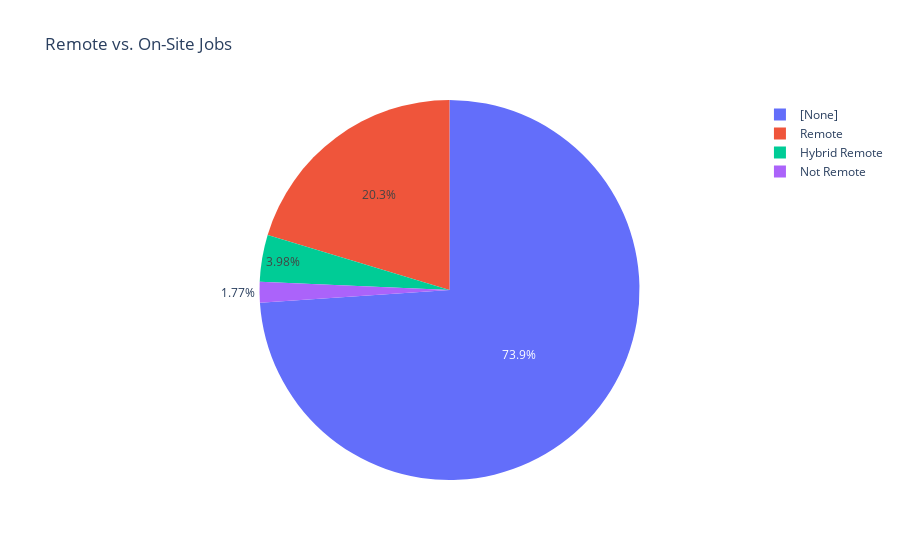

The notebook cell saved with this chart:
### Markdown cell above
# Remote vs. On-Site Jobs (Data Roles)

### Code cell
fig = px.pie(df_roles, names="REMOTE_TYPE_NAME", title="Remote vs. On-Site Jobs")
fig.show()

### Figure 1 — Plotly figure (JSON) as saved in the notebook; plotly's stock layout.template omitted (floating-point values rounded to 4 significant figures; data arrays with more than 128 entries replaced by an {"elided": "..."} marker saying what was removed)
{"data": [{"domain": {"x": [0, 1], "y": [0, 1]}, "hovertemplate": "REMOTE_TYPE_NAME=%{label}<extra></extra>", "labels": {"elided": "10688 str values"}, "legendgroup": "", "name": "", "showlegend": true, "type": "pie"}], "layout": {"legend": {"tracegroupgap": 0}, "title": {"text": "Remote vs. On-Site Jobs"}}}
